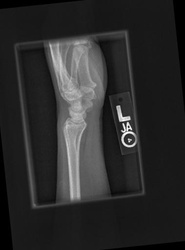
#> input picture Dataset/train/images/image1_1006_png.rf.fdc7cc82e989b2397e5cf842747a17da.jpg, 185 x 250 px, shrunk from 379 x 512 before the run
$ jupyter execute 'Histogram Equalization.ipynb'
#> lines starting #> are read from the running program, lines starting #| are printed output that depends on the picture
**Histogram Equalization**

[cell 1]
import os
import random
from PIL import Image
import numpy as np
import matplotlib.pyplot as plt

# Function to apply histogram equalization to a single image using PIL
def apply_histogram_equalization(image_path):
    try:
        # Open the image
        with Image.open(image_path) as img:
            # Convert the image to grayscale
            img_gray = img.convert('L')
            # Apply histogram equalization
            equalized_img = Image.eval(img_gray, lambda x: (255 * (x / 255) ** 0.5))
        return img_gray, equalized_img
    except Exception as e:
        print(f"Error processing image: {image_path}")
        print(e)
        return None, None

# Define the directory containing the dataset
dataset_dir = "/home/elt/rw372/notebook/COMP8260 - A.I Systems/Project/Dataset"

# Get the list of image files in the directory
image_files = []
for root, _, files in os.walk(os.path.join(dataset_dir, 'train', 'images')):
    for file in files:
        if file.endswith(".jpg"):
            image_files.append(os.path.join(root, file))

# Choose a random image from the list
random_image_path = random.choice(image_files)

# Apply histogram equalization to the random image
original_image, equalized_image = apply_histogram_equalization(random_image_path)
#> in apply_histogram_equalization, img is the input picture: PIL image 185x250 RGB; min 0, max 255, mean 43.3
#> in apply_histogram_equalization, `equalized_img = Image.eval(img_gray, lambda x: (255 * (x / 255) ** 0.5))`:
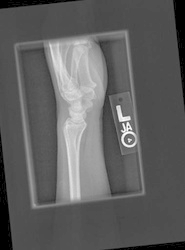
#> equalized_img: PIL image 185x250 L; min 0, max 255, mean 96.2

# Display the original and equalized images
if original_image is not None and equalized_image is not None:
    plt.figure(figsize=(10, 5))

    plt.subplot(1, 2, 1)
    plt.imshow(original_image, cmap='gray')
    plt.title('Original Image')
    plt.axis('off')

    plt.subplot(1, 2, 2)
    plt.imshow(equalized_image, cmap='gray')
    plt.title('Equalized Image')
    plt.axis('off')

    plt.show()
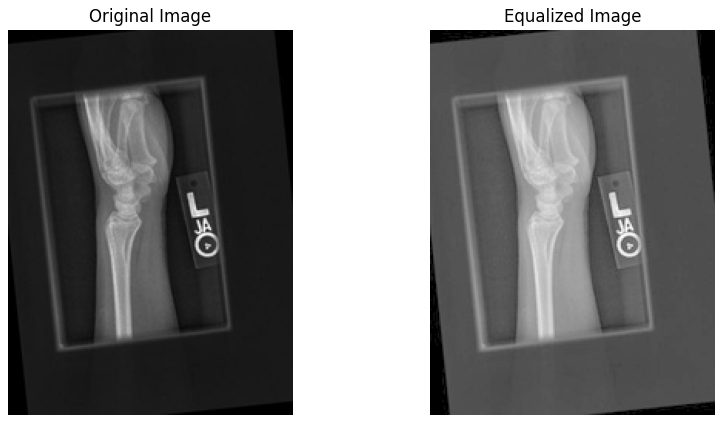
#> figure drawn by matplotlib, 2 panels
#> pass 3 of the loop `for root, _, files in os.walk(original_dataset_dir):`:
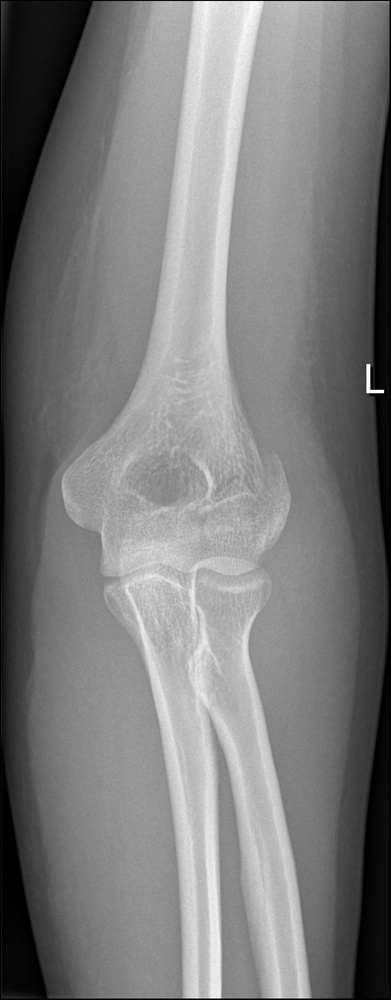
#> input picture Dataset/test/images/distal-humerus-fracture-1_jpg.rf.831cb137cfcbde1079f86abd5f5f2867.jpg, 391 x 1000 px, shrunk from 801 x 2048 before the run
#> in apply_histogram_equalization, img is the input picture: PIL image 391x1000 RGB; min 0, max 255, mean 124.5
#> in apply_histogram_equalization, `equalized_img = Image.eval(img_gray, lambda x: (255 * (x / 255) ** 0.5))`:
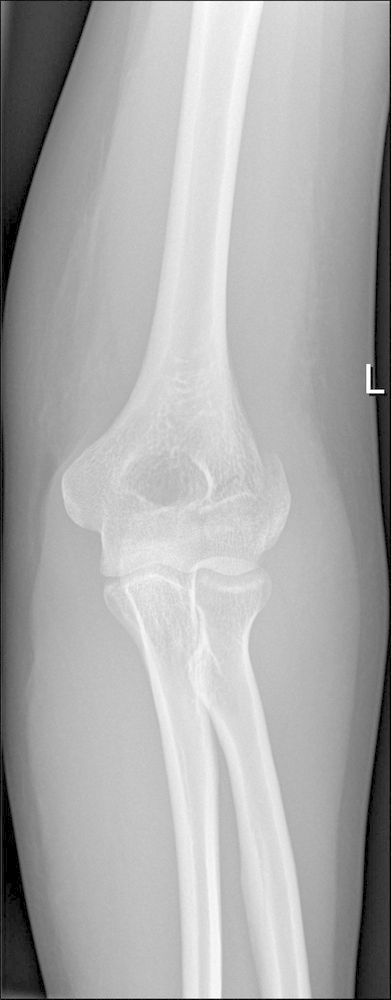
#> equalized_img: PIL image 391x1000 L; min 0, max 255, mean 170.6
#> the loop made 5 passes; the first 3 are shown
else:
    print("Failed to process the image.")

**Hist Dataset Conversion**

[cell 2]
import os
from PIL import Image

# Function to apply histogram equalization to a single image using PIL
def apply_histogram_equalization(image_path):
    try:
        # Open the image
        with Image.open(image_path) as img:
            # Convert the image to grayscale
            img_gray = img.convert('L')
            # Apply histogram equalization
            equalized_img = Image.eval(img_gray, lambda x: (255 * (x / 255) ** 0.5))
        return equalized_img
    except Exception as e:
        print(f"Error processing image: {image_path}")
        print(e)
        return None

# Define the directory containing the original dataset
original_dataset_dir = "/home/elt/rw372/notebook/COMP8260 - A.I Systems/Project/Dataset"

# Define the directory to save the histogram equalized images
output_dir = "/home/elt/rw372/notebook/COMP8260 - A.I Systems/Project/Histogram_Resized_Dataset"

# Create the output directory if it doesn't exist
if not os.path.exists(output_dir):
    os.makedirs(output_dir)

# Traverse through the original dataset directory and its subdirectories
for root, _, files in os.walk(original_dataset_dir):
    for file in files:
        # Check if the file is an image
        if file.endswith('.jpg'):
            # Get the path of the image file
            image_path = os.path.join(root, file)
            # Apply histogram equalization to the image
            equalized_image = apply_histogram_equalization(image_path)
            if equalized_image is not None:
                # Define the output path for the equalized image
                output_path = os.path.join(output_dir, os.path.relpath(image_path, original_dataset_dir))
                # Create the output directory structure if it doesn't exist
                os.makedirs(os.path.dirname(output_path), exist_ok=True)
                # Save the equalized image
                equalized_image.save(output_path)

print("Histogram equalization applied to the entire dataset.")

[cell 3]
import os
import random
from PIL import Image
import matplotlib.pyplot as plt

# Define the directories for the original and histogram-equalized datasets
original_dataset_dir = "/home/elt/rw372/notebook/COMP8260 - A.I Systems/Project/Dataset"
histogram_dataset_dir = "/home/elt/rw372/notebook/COMP8260 - A.I Systems/Project/Histogram_Resized_Dataset"

# Get a list of all image files in the original dataset directory
original_image_files = []
for root, _, files in os.walk(original_dataset_dir):
    for file in files:
        if file.endswith(".jpg"):
            original_image_files.append(os.path.join(root, file))
#> pass 3 of the loop `for root, _, files in os.walk(original_dataset_dir):`:
#> the loop made 5 passes; the first 3 are shown

# Choose a random image from the original dataset
random_image_path = random.choice(original_image_files)

# Load the random image from the original dataset
original_image = Image.open(random_image_path)

# Construct the path to the corresponding image in the histogram-equalized dataset
histogram_image_path = os.path.join(histogram_dataset_dir, os.path.relpath(random_image_path, original_dataset_dir))

# Load the corresponding image from the histogram-equalized dataset
histogram_image = Image.open(histogram_image_path)

# Plot the original and histogram-equalized images side by side
plt.figure(figsize=(12, 6))

plt.subplot(1, 2, 1)
plt.imshow(original_image)
plt.title("Original Image")
plt.axis('off')

plt.subplot(1, 2, 2)
plt.imshow(histogram_image, cmap='gray')  # Display in grayscale
plt.title("Histogram Equalized Image")
plt.axis('off')

plt.show()
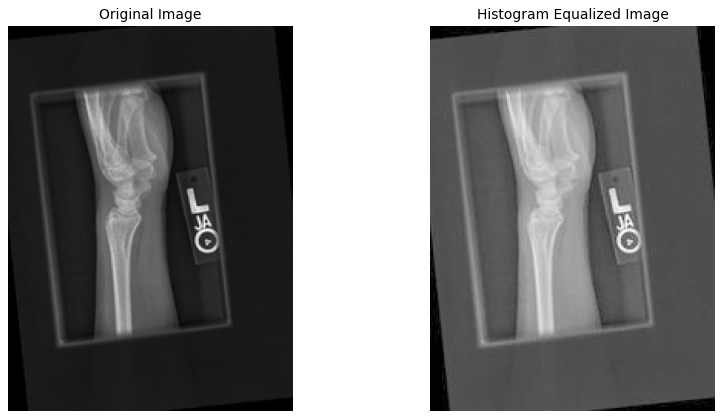
#> figure drawn by matplotlib, 2 panels
